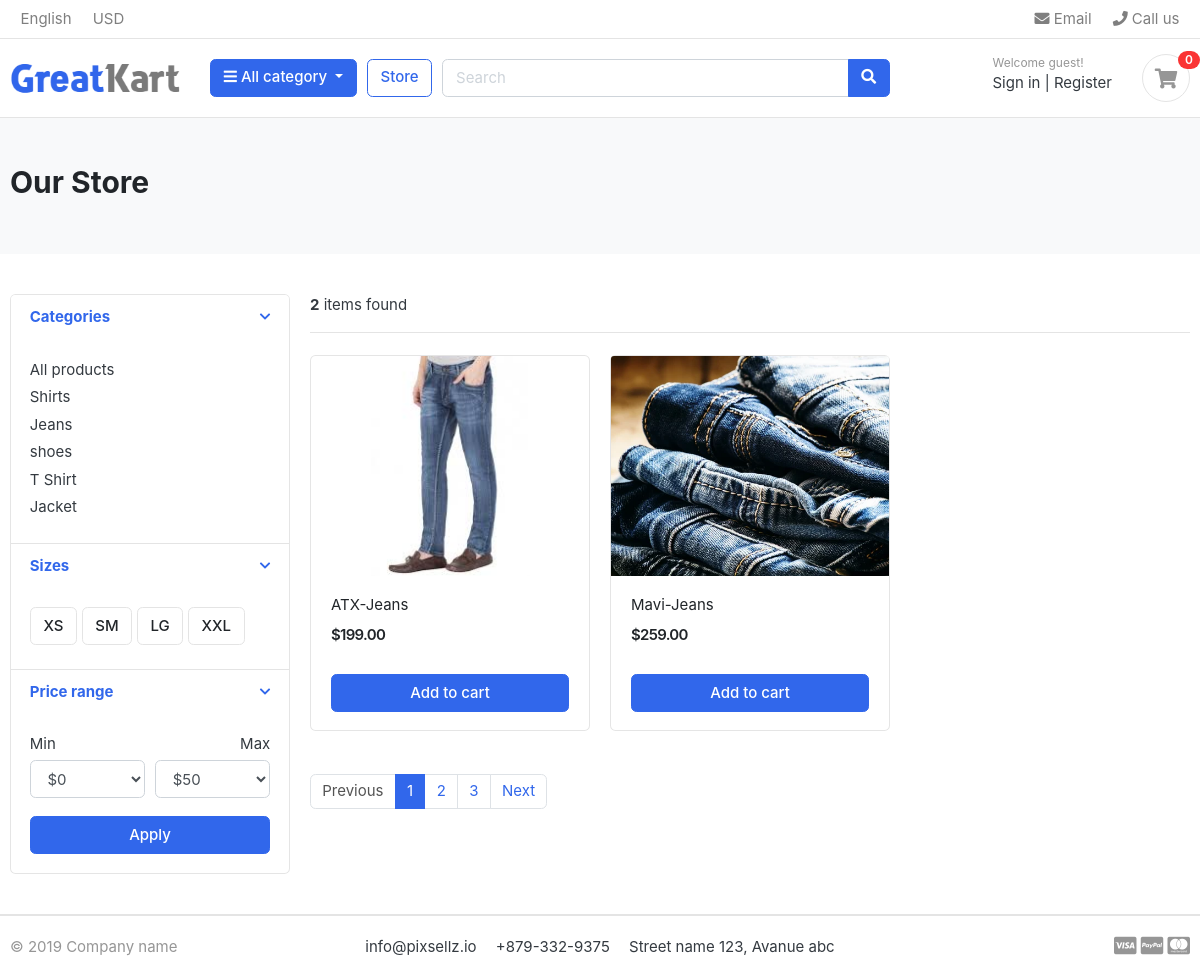
/store/jeans/, run on the app's committed database.
### category/models.py (models this page shows, shortened)
class Category(models.Model):
    category_name = models.CharField(max_length=50, unique=True)
    slug = models.SlugField(max_length=100 , unique=True)
    description = models.TextField (max_length=255, blank = True)
    cat_image = models.ImageField(upload_to='photos/categories', blank=True)
    class Meta:
        verbose_name = 'category',
        verbose_name_plural = 'categories'
    def get_url(self):
        return reverse('products_by_category' , args =[self.slug] )

### store/models.py (models this page shows, shortened)
class Product(models.Model):
    product_name = models.CharField(max_length=255 , unique=True)
    slug         = models.SlugField(max_length=255, unique=True)
    description  = models.TextField(max_length=1200 , blank= True)
    price        = models.DecimalField(max_digits=6, decimal_places=2)
    images       = models.ImageField(upload_to= 'photos/products', blank=True)
    stocks       = models.SmallIntegerField()
    is_available = models.BooleanField(default=True)
    category     = models.ForeignKey(Category , on_delete=models.CASCADE)
    created_date = models.DateTimeField(auto_now_add=True)
    modified_date= models.DateTimeField(auto_now= True)
    def get_url(self):
        return reverse ('product_detail',args =[self.category.slug, self.slug])

### store/views.py (the view)
# urls.py: path('store/', include('store.urls')),
def store(request , category_slug =None):
    categories = None
    products =None
    if category_slug != None:
        categories =get_object_or_404(Category , slug =category_slug)
        products = Product.objects.filter(category = categories , is_available = True)
        product_count = products.count()
    else:
        products = Product.objects.all().filter(is_available =True)
        product_count = products.count()
    context = {
            'products' : products,
            'product_count' :product_count
        }
    return render(request, 'store/store.html',context)

### category/context_processors.py (called while the page is built)
def menu_links(request):
    links = Category.objects.all()
    return dict(links= links)

### templates/store/store.html (shortened to what this page needs)
{% extends 'base.html' %}
{% load static %}
{% block content %}
<section class="section-pagetop bg">
    <div class="container">
        <h2 class="title-page">Our Store</h2>
    </div>
    </section>
<section class="section-content padding-y">
    <div class="container">
    <div class="row">
        <aside class="col-md-3">
    <div class="card">
        <article class="filter-group">
            <header class="card-header">
                <a href="#" data-toggle="collapse" data-target="#collapse_1" aria-expanded="true" class="">
                    <i class="icon-control fa fa-chevron-down"></i>
                    <h6 class="title">Categories</h6>
                </a>
            </header>
            <div class="filter-content collapse show" id="collapse_1" >
                <div class="card-body">
                    <ul class="list-menu">
                        <li><a href="{% url 'store' %}">All products</a></li>
                        {% for category in links %}
                            <li><a href="{{category.get_url}}">{{ category.category_name }}</a></li>
                        {% endfor %}
                    </ul>
                </div>
            </div>
        </article>
        <article class="filter-group">
            <header class="card-header">
                <a href="#" data-toggle="collapse" data-target="#collapse_4" aria-expanded="true" class="">
                    <i class="icon-control fa fa-chevron-down"></i>
                    <h6 class="title">Sizes </h6>
                </a>
            </header>
            <div class="filter-content collapse show" id="collapse_4" >
                <div class="card-body">
                  <label class="checkbox-btn">
                    <span class="btn btn-light"> XS </span>
                  </label>
                  <label class="checkbox-btn">
                    <span class="btn btn-light"> SM </span>
                  </label>
                  <label class="checkbox-btn">
                    <span class="btn btn-light"> LG </span>
                  </label>
                  <label class="checkbox-btn">
                    <span class="btn btn-light"> XXL </span>
                  </label>
            </div>
            </div>
        </article>
        <article class="filter-group">
            <header class="card-header">
                <a href="#" data-toggle="collapse" data-target="#collapse_3" aria-expanded="true" class="">
                    <i class="icon-control fa fa-chevron-down"></i>
                    <h6 class="title">Price range </h6>
                </a>
            </header>
            <div class="filter-content collapse show" id="collapse_3">
                <div class="card-body">
                    <div class="form-row">
                    <div class="form-group col-md-6">
                      <label>Min</label>
                          <select class="mr-2 form-control">
                            <option value="0">$0</option>
                        </select>
                    </div>
                    <div class="form-group text-right col-md-6">
                      <label>Max</label>
                          <select class="mr-2 form-control">
                            <option value="50">$50</option>
                        </select>
                    </div>
                    </div>
                    <button class="btn btn-block btn-primary">Apply</button>
                </div>
            </div>
        </article>
    </div>
        </aside>
        <main class="col-md-9">
    <header class="border-bottom mb-4 pb-3">
            <div class="form-inline">
                <span class="mr-md-auto"> <b>{{product_count}}</b> items found </span>
            </div>
    </header>
    <div class="row">
        {% for product in products %}
        <div class="col-md-4">
            <figure class="card card-product-grid">
                <div class="img-wrap">
                    <a href="{{ product.get_url }}"><img src="{{ product.images.url}}"></a>
                </div>
                <figcaption class="info-wrap">
                    <div class="fix-height">
                        <a href="{{ product.get_url }}" class="title">{{product.product_name}}</a>
                        <div class="price-wrap mt-2">
                            <span class="price">${{ product.price}}</span>
                        </div>
                    </div>
                    <a href="#" class="btn btn-block btn-primary">Add to cart </a>
                </figcaption>
            </figure>
        </div>
        {% endfor %}
    </div>
    <nav class="mt-4" aria-label="Page navigation sample">
      <ul class="pagination">
        <li class="page-item disabled"><a class="page-link" href="#">Previous</a></li>
        <li class="page-item active"><a class="page-link" href="#">1</a></li>
        <li class="page-item"><a class="page-link" href="#">2</a></li>
        <li class="page-item"><a class="page-link" href="#">3</a></li>
        <li class="page-item"><a class="page-link" href="#">Next</a></li>
      </ul>
    </nav>
        </main>
    </div>
    </div>
    </section>
{% endblock %}

### static/css/ui.css (style rules this page uses)
html { font-family: "Inter", sans-serif; font-size: 15px; }
.img-wrap { text-align: center; display: block; }
.img-wrap img { max-width: 100%; }
.price-wrap { letter-spacing: -0.7px; }
.padding-y { padding-top: 40px; padding-bottom: 40px; }
figure { margin-bottom: 0; }
article:after, .form-group:after { display: block; clear: both; content: ""; }
.bg { background-color: #f8f9fa; }
.title-page { color: #212529; }
.btn-light { background-color: #fff; border-color: #e4e4e4; }
[class*=list-] li:after { visibility: hidden; display: block; content: ""; overflow: hidden; height: 0; clear: both; }
.list-menu { list-style: none; margin: 0; padding-left: 0; }
.list-menu li { margin-bottom: 5px; }
.list-menu a { color: #343a40; }
[class*=card-product] a.title { color: #212529; display: block; }
[class*=card-product] .img-wrap { overflow: hidden; position: relative; }
[class*=card-product] .img-wrap img { height: 100%; max-width: 100%; width: auto; display: inline-block; -o-object-fit: cover; object-fit: cover; }
.card-product-grid { margin-bottom: 20px; }
.card-product-grid .img-wrap { border-radius: 0.2rem 0.2rem 0 0; height: 220px; }
.card-product-grid .info-wrap { overflow: hidden; padding: 18px 20px; }
.card-product-grid .fix-height { height: 80px; overflow: hidden; }
.card .img-wrap { overflow: hidden; }
.price { font-weight: 600; color: #212529; }
.icon-control { margin-top: 5px; float: right; font-size: 80%; }
.card-header .title { margin-bottom: 0; line-height: 1.5; }
.filter-group { border-bottom: 1px solid #e4e4e4; }
.filter-group .card-header { border-bottom: 0; }
.filter-group:last-child { border-bottom: 0; }
.checkbox-btn { position: relative; }
.section-pagetop { padding: 45px 0; }

### data on the page
Category: category_name "Shirts"
Category: category_name "Jeans"
Category: category_name "shoes"
Category: category_name "T Shirt"
Category: category_name "Jacket"
Product: images (picture), product_name "ATX-Jeans", price "199.00"
Product: images (picture), product_name "Mavi-Jeans", price "259.00"

### other printed values
{{ product_count }} "2"
